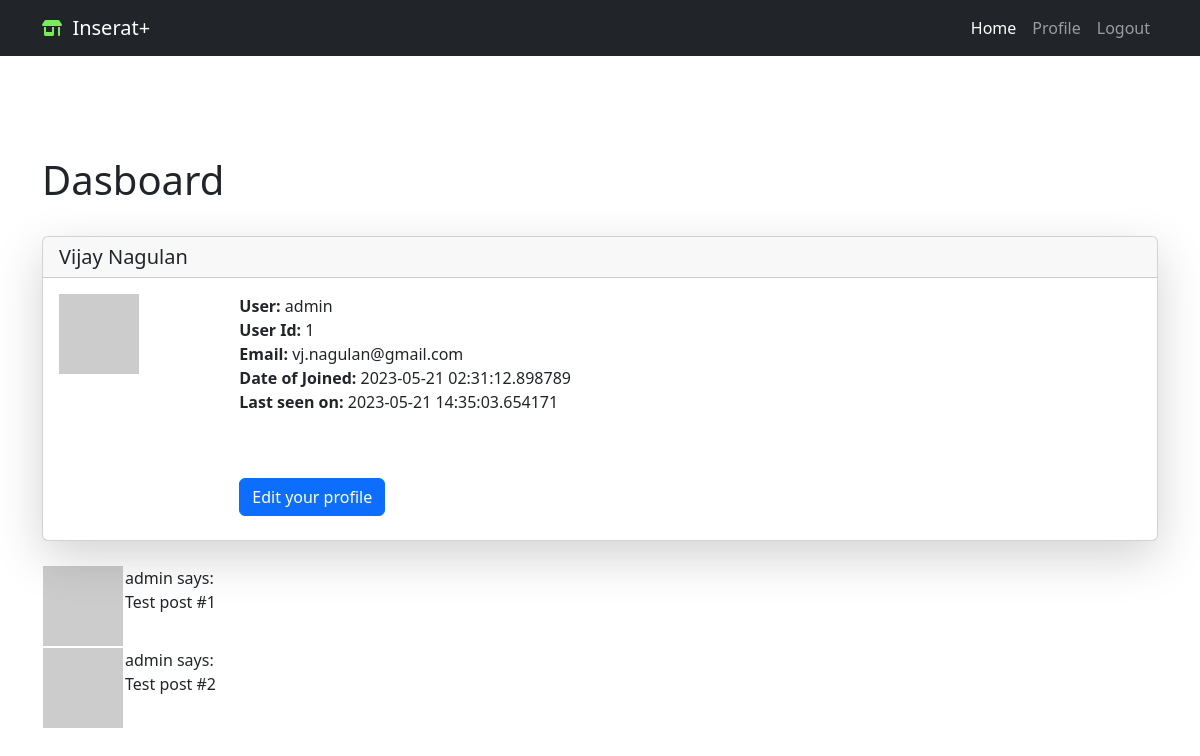
The app's page /user/admin (signed in) with its own data.
### app/models/login.py (models this page shows, shortened)
class User(db.Model, UserMixin):
    id = db.Column(db.Integer, primary_key=True)
    first_name = db.Column(db.String(50), nullable=False)
    last_name = db.Column(db.String(50), nullable=False)
    username = db.Column(db.String(20), unique=True, nullable=False)
    email = db.Column(db.String(120), unique=True, nullable=False)
    password_hash = db.Column(db.String(128), nullable=False)
    user_adedd = db.Column(db.DateTime, default=datetime.utcnow)
    last_seen = db.Column(db.DateTime, default=datetime.utcnow)
    def avatar(self, size):
        digest = md5(self.email.lower().encode('utf-8')).hexdigest()
        return 'https://www.gravatar.com/avatar/{}?d=identicon&s={}'.format(
            digest, size
            )

### app/routes.py (the view)
@app.route('/user/<username>')
@login_required
def user(username):
    user = User.query.filter_by(username=username).first_or_404()
    posts = [
        {'author': user, 'body': 'Test post #1'},
        {'author': user, 'body': 'Test post #2'}
    ]
    return render_template('user.html', user=user, posts=posts)

### app/models/login.py (called while the page is built)
@login.user_loader
def load_user(id):
    return User.query.get(int(id))

### app/routes.py (called while the page is built)
@app.before_request
def before_request():
    if current_user.is_authenticated:
        current_user.last_seen = datetime.utcnow()
        db.session.commit()

### app/templates/user.html (shortened to what this page needs)
{% extends "base.html" %}
{% block content %}
<div class="container custom-container ">
  <h1>Dasboard</h1><br/>
  <div class="card shadow-lg">
    <h5 class="card-header">
      {{ user.first_name }}  {{ user.last_name }}</h5>
    <div class="card-body">
      <div class="card-title">
        <div class="row  g-0">
          <div class="col-sm-2 ">
            <img src="{{ user.avatar(128) }}">
          </div>
          <div class="col-sm-5">
                <strong>User:</strong>
                {{ user.username }}<br/>
                <strong>User Id:</strong>
                {{ user.id }}<br/>
                <strong>Email:</strong>
                {{ user.email }}<br/>
                <strong>Date of Joined:</strong>
                {{ user.user_adedd}}<br/>
                {% if user.last_seen %}<strong>Last seen on:</strong> {{ user.last_seen }}</p>{% endif %}
                <br/><br/>
                <a href="#" class="btn btn-primary">Edit your profile</a>
              </div>
        </div>
      </div>
    </div>
  </div>
</div>
<br>
<div class="container">
{% for post in posts %}
    {% include 'includes/_post.html' %}
{% endfor %}
</div>
{% endblock %}

### app/templates/base.html (shortened to what this page needs)
<!DOCTYPE html>
<html lang="en">
<head>
    <link rel="stylesheet" href="{{ url_for('static', filename='bootstrap/css/bootstrap.min.css') }}">
    <link rel="stylesheet" href="{{ url_for('static', filename='css/style.css') }}">
</head>
<body>
        {% include "includes/nav.html" %}
    {% block content %}{% endblock %}
</body>
</html>

### app/templates/includes/nav.html (shortened to what this page needs)
<nav class="navbar navbar-expand-lg navbar-dark bg-dark">
  <div class="container">
    <i class="fas fa-store-alt" style="color: #7bea5d;"></i>
    <a class="navbar-brand" href="{{ url_for('home') }}">&nbsp Inserat+</a>
    <div class="collapse navbar-collapse" id="navbarNav">
      <ul class="navbar-nav ms-auto">
        <li class="nav-item">
          <a class="nav-link active" aria-current="page" href="{{ url_for('home') }}">Home</a>
        </li>
        {% if current_user.is_anonymous %}
        <li class="nav-item">
          <a class="nav-link" href="{{ url_for('login') }}">Login</a>
        </li>
        <li class="nav-item">
          <a class="nav-link" href="{{ url_for('register') }}">Register</a>
        </li>
        {% else %}
        <li class="nav-item">
          <a class="nav-link" href="{{ url_for('user', username=current_user.username) }}">Profile</a>
        </li>
        <li class="nav-item">
          <a class="nav-link" href="{{ url_for('logout') }}">Logout</a>
        </li>
        {% endif %}
      </ul>
    </div>
  </div>
</nav>

### app/templates/includes/_post.html
{% block content %}
  <table>
    <tr valign="top">
        <td><img src="{{ post.author.avatar(36) }}"></td>
        <td>{{ post.author.username }} says:<br>{{ post.body }}</td>
    </tr>
</table>
{% endblock %}

### app/templates/user.html (style rules this page uses)
.custom-container { margin-top: 50px; }

### records on screen
User: first_name "Vijay", last_name "Nagulan", username "admin", id "1", email "vj.nagulan@gmail.com", user_adedd "2023-05-21 02:31:12.898789", last_seen "2023-05-21 14:35:03.654171", author.username "admin" "admin"

### other values on screen
{{ post.body }} "Test post #1" "Test post #2"
